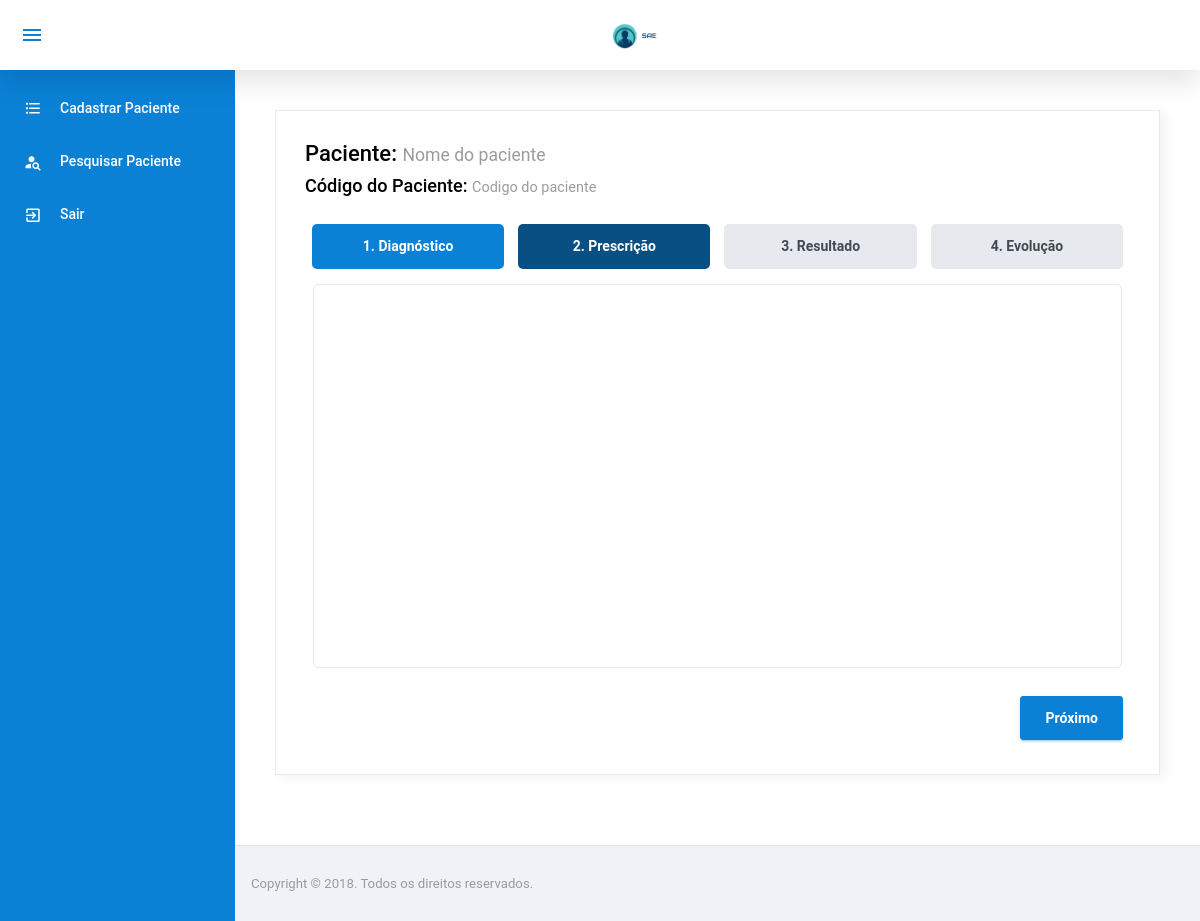
Page /rotina/RotinaPrescricaoRot.php?idQuestionario=12 (signed in) on the earlier database version.
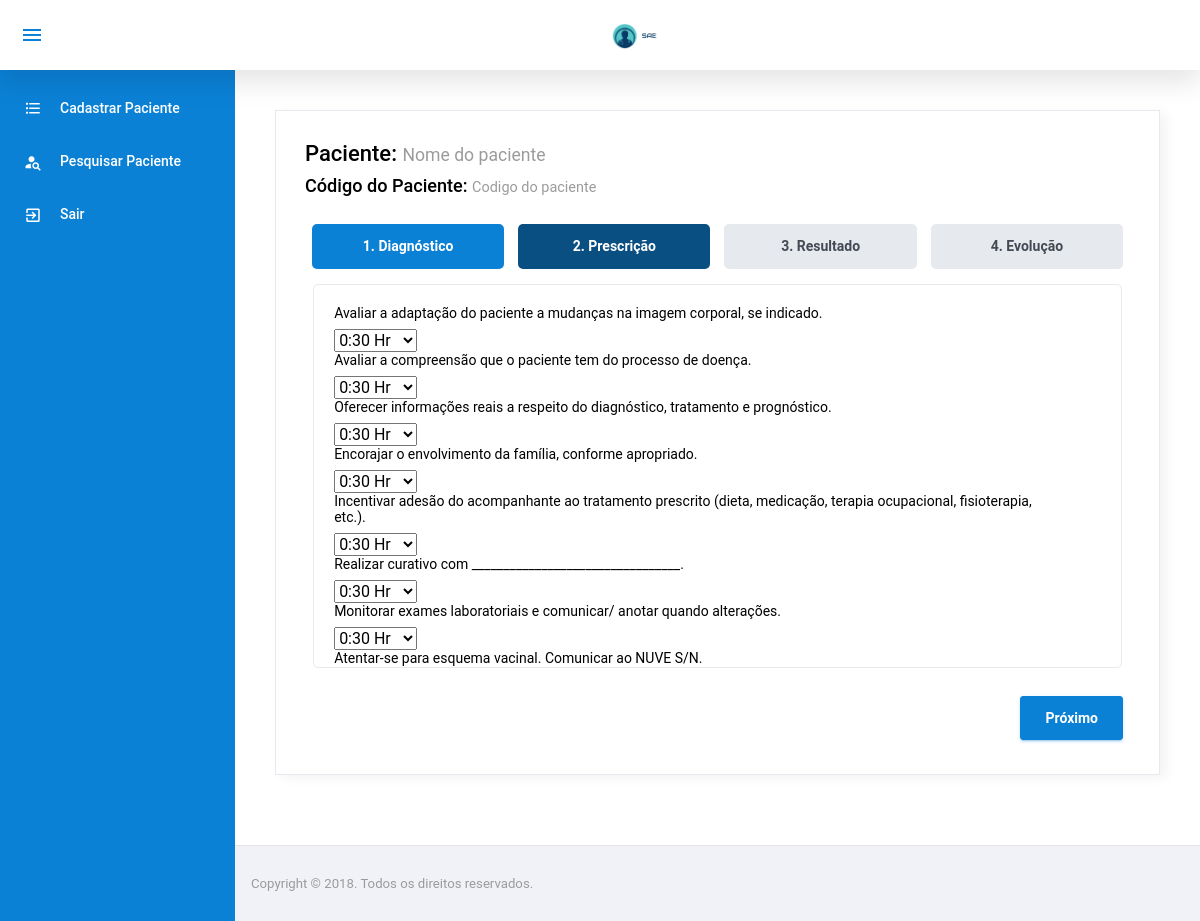
Same page on the later database version.
### tables this page shows
CREATE TABLE `pacienteprescricao` (
  `IdDiagnostico` int(11) NOT NULL,
  `IdPrescricao` int(11) NOT NULL,
  `IdQuestionarioDiagPresc` int(11) NOT NULL,
  `Rotina` varchar(200) NOT NULL
);

CREATE TABLE `prescricao` (
  `IdPrescricao` int(11) NOT NULL,
  `Descricao` varchar(300) NOT NULL
);

### config/BD.php (called while the page is built, shortened)
<?php
	class BancoDados{
		public static function obterConexao(){
			if(isset($conexao) == false){
				$conexao = new PDO("mysql:dbname=u989534060_sae;host=localhost","root","",array(PDO::MYSQL_ATTR_INIT_COMMAND => "SET NAMES utf8"));
				$conexao->setAttribute(PDO::ATTR_ERRMODE, PDO::ERRMODE_EXCEPTION);
			}
			return $conexao;
		}
	}
?>

### model/PacientePrescricaoModel.php (called while the page is built, shortened)
<?php
	require_once $_SERVER["DOCUMENT_ROOT"] . "/sae/config/BD.php";
	class PacientePrescricaoModel{
		private $bd;
		 function __construct(){
		 	$this->bd = BancoDados::obterConexao();
		 }
		 public function listarTodosPorQuestionarioDiagPresc($idQuestionarioDiagPresc){
			$listarTodosPorQuestionarioDiagPresc = $this->bd->prepare("SELECT * from pacienteprescricao where IdQuestionarioDiagPresc = :idQuestionarioDiagPresc");
            $listarTodosPorQuestionarioDiagPresc->bindParam(":idQuestionarioDiagPresc", $idQuestionarioDiagPresc);
            $listarTodosPorQuestionarioDiagPresc->execute();
            $res = $listarTodosPorQuestionarioDiagPresc->fetchAll(PDO::FETCH_ASSOC);
            return $res;
		 }
	}
?>

### model/PrescricaoModel.php (called while the page is built, shortened)
<?php
	require_once $_SERVER["DOCUMENT_ROOT"] . "/sae/config/BD.php";
	class PrescricaoModel{
		private $bd;
		 function __construct(){
		 	$this->bd = BancoDados::obterConexao();
		 }
         public function listarID($idPrescricao){
            $listarUm = $this->bd->prepare("SELECT * from prescricao where idPrescricao = :idPrescricao");
            $listarUm->bindParam(":idPrescricao", $idPrescricao, PDO::PARAM_INT);
            $listarUm->execute();
            $res = $listarUm->fetch(PDO::FETCH_ASSOC);
            return $res;
         }
	}
?>

### rotina/RotinaPrescricaoRot.php (the view, shortened to what this page needs)
<!DOCTYPE html>
<html lang="pt-br">
<?php
    include $_SERVER["DOCUMENT_ROOT"] . "/sae/template/header.php";
    require_once $_SERVER["DOCUMENT_ROOT"]	. "/sae/model/PacientePrescricaoModel.php";
    require_once $_SERVER["DOCUMENT_ROOT"]	. "/sae/model/PrescricaoModel.php";
    $idQuestionario = $_GET["idQuestionario"];
    $pacientePrescricaoModel = new PacientePrescricaoModel();
    $prescricaoModel = new PrescricaoModel();
    $resQuestionarioPresc = $pacientePrescricaoModel->listarTodosPorQuestionarioDiagPresc($idQuestionario);
?>
<body>
  <div class="container-scroller">
    <?php require '../template/menuENF.php'; ?>
      <div class="main-panel">
        <div class="content-wrapper">
            <div class="row">
                <div class="col-12 grid-margin">
                  <div class="card">
                    <div class="card-body">
                      <h4>Paciente: <small class="text-muted">Nome do paciente</small> </h4>
                      <h5>Código do Paciente: <small class="text-muted">Codigo do paciente</small> </h5>
                      <br>
                      <form id="form-rotina" method="POST" action="../controller/QuestionarioDiagnosticoController.php?acao=cadastrarPrescricaoRot">
                        <div role="application" class="wizard clearfix" id="steps-uid-0"><div class="steps clearfix">
                            <ul role="tablist">
                                <li role="tab" class="first done" aria-disabled="false" aria-selected="true">
                                    <a id="steps-uid-0-t-0" aria-controls="steps-uid-0-p-0">
                                    <span class="number">1.</span> Diagnóstico</a>
                                </li>
                                <li role="tab" class="current" aria-disabled="false" aria-selected="false">
                                    <a id="steps-uid-0-t-1" aria-controls="steps-uid-0-p-1">
                                    <span class="number">2.</span> Prescrição</a>
                                </li>
                                <li role="tab" class="disabled" aria-disabled="true">
                                    <a id="steps-uid-0-t-2"  aria-controls="steps-uid-0-p-2">
                                    <span class="number">3.</span> Resultado</a>
                                </li>
                                <li role="tab" class="disabled last" aria-disabled="true">
                                    <a id="steps-uid-0-t-3"  aria-controls="steps-uid-0-p-3">
                                    <span class="number">4.</span> Evolução</a>
                                </li>
                            </ul>
                        </div>
                        <div class="content clearfix">
                          <section id="steps-uid-0-p-1" role="tabpanel" aria-labelledby="steps-uid-0-h-1" class="body current" style="left: 0px;" aria-hidden="false">
                          <?php
                                  foreach($resQuestionarioPresc as $prescricao){
                          ?>
                          <?php
                                    $resPrescricao = $prescricaoModel->listarID($prescricao["IdPrescricao"]);
                                    ?>
                                    <p><?php echo $resPrescricao['Descricao']?></p>
                                    <select name="prescricao<?php echo $prescricao["IdPrescricao"] ?>">
                                    <option value="0:30 Hr">0:30 Hr</option>
                                    </select>
                                  <?php } ?>
                          </section>
                        </div>
                        <div class="actions clearfix">
                            <ul role="menu" aria-label="Pagination">
                              <li aria-hidden="false" aria-disabled="false">
                                <button class="add btn btn-primary font-weight-bold" type="submit">Próximo</button>
                              </li>
                            </ul>
                          </div>
                        </div>
                      </form>
                    </div>
                  </div>
                </div>
              </div>
        </div>
        <?php require '../template/footer.php';?>
      </div>
    </div>
  </div>
</body>
</html>

### template/header.php (shortened to what this page needs)
<!DOCTYPE html>
<html lang="pt-br">
<head>
  <link rel="stylesheet" href="../css/iconfonts/mdi/font/css/materialdesignicons.min.css">
  <link rel="stylesheet" href="../css/vendor.bundle.base.css">
  <link rel="stylesheet" href="../css/vendor.bundle.addons.css">
  <link rel="stylesheet" href="http://www.urbanui.com/">
  <link rel="stylesheet" href="../css/style.css">
</head>

### template/menuENF.php (shortened to what this page needs)
<nav class="navbar col-lg-12 col-12 p-0 fixed-top d-flex flex-row">
      <div class="navbar-menu-wrapper d-flex align-items-stretch justify-content-between">
        <ul class="navbar-nav mr-lg-2 d-none d-lg-flex">
          <li class="nav-item nav-toggler-item">
            <button class="navbar-toggler align-self-center" type="button" data-toggle="minimize">
              <span class="mdi mdi-menu"></span>
            </button>
          </li>
        </ul>
        <div class="text-center navbar-brand-wrapper d-flex align-items-center justify-content-center">
          <a class="navbar-brand brand-logo" href="#"><img src="../images/logo.png" alt="logo"/></a>
        </div>
      </div>
    </nav>
    <div class="container-fluid page-body-wrapper">
      <nav class="sidebar sidebar-offcanvas" id="sidebar">
        <ul class="nav">
          <li class="nav-item">
            <a class="nav-link" href="../paciente/CadastrarPaciente.php">
              <i class="mdi mdi-format-list-bulleted menu-icon"></i>
              <span class="menu-title">Cadastrar Paciente</span>
            </a>
          </li>
          <li class="nav-item">
            <a class="nav-link" href="../paciente/PesquisarPaciente.php">
              <i class="mdi mdi-account-search menu-icon"></i>
              <span class="menu-title">Pesquisar Paciente</span>
            </a>
          </li>
          <li class="nav-item">
            <a class="nav-link" href="../template/header.php?acao=logout">
              <i class="mdi  mdi-exit-to-app menu-icon"></i>
              <span class="menu-title">Sair</span>
            </a>
          </li>
        </ul>
      </nav>

### template/footer.php
<footer class="footer">
    <div class="d-sm-flex justify-content-center justify-content-sm-between">
        <span class="text-muted text-center text-sm-left d-block d-sm-inline-block">Copyright © 2018. Todos os direitos reservados.</span>
    </div>
</footer>

Differences in the rows shown:
added pacienteprescricao: prescricao.Descricao "Avaliar a adaptação do paciente a mudanças na imagem corporal, se indicado.", IdPrescricao "0:30 Hr"
added pacienteprescricao: prescricao.Descricao "Avaliar a compreensão que o paciente tem do processo de doença.", IdPrescricao "0:30 Hr"
added pacienteprescricao: prescricao.Descricao "Oferecer informações reais a respeito do diagnóstico, tratamento e prognóstico.", IdPrescricao "0:30 Hr"
added pacienteprescricao: prescricao.Descricao "Encorajar o envolvimento da família, conforme apropriado.", IdPrescricao "0:30 Hr"
added pacienteprescricao: prescricao.Descricao "Incentivar adesão do acompanhante ao tratamento prescrito (dieta, medicação, terapia ocupacional, fisioterapia, etc.).", IdPrescricao "0:30 Hr"
added pacienteprescricao: prescricao.Descricao "Realizar curativo com _________________________________.", IdPrescricao "0:30 Hr"
added pacienteprescricao: prescricao.Descricao "Monitorar exames laboratoriais e comunicar/ anotar quando alterações.", IdPrescricao "0:30 Hr"
added pacienteprescricao: prescricao.Descricao "Atentar-se para esquema vacinal. Comunicar ao NUVE S/N."
